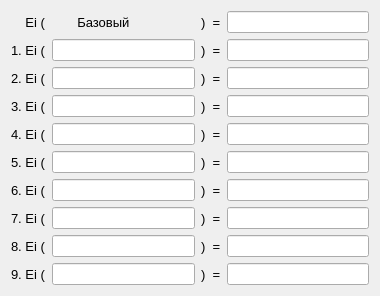
   <widget class="QWidget" name="layoutWidget">
    <property name="geometry">
     <rect>
      <x>920</x>
      <y>160</y>
      <width>380</width>
      <height>278</height>
     </rect>
    </property>
    <layout class="QHBoxLayout" name="horizontalLayout_11">
     <item>
      <layout class="QVBoxLayout" name="verticalLayout_14">
       <item>
        <widget class="QLabel" name="label_94">
         <property name="font">
          <font>
           <pointsize>10</pointsize>
          </font>
         </property>
         <property name="text">
          <string>    Ei (</string>
         </property>
        </widget>
       </item>
       <item>
        <widget class="QLabel" name="label_85">
         <property name="font">
          <font>
           <pointsize>10</pointsize>
          </font>
         </property>
         <property name="text">
          <string>1. Ei (</string>
         </property>
        </widget>
       </item>
       <item>
        <widget class="QLabel" name="label_86">
         <property name="font">
          <font>
           <pointsize>10</pointsize>
          </font>
         </property>
         <property name="text">
          <string>2. Ei (</string>
         </property>
        </widget>
       </item>
       <item>
        <widget class="QLabel" name="label_87">
         <property name="font">
          <font>
           <pointsize>10</pointsize>
          </font>
         </property>
         <property name="text">
          <string>3. Ei (</string>
         </property>
        </widget>
       </item>
       <item>
        <widget class="QLabel" name="label_88">
         <property name="font">
          <font>
           <pointsize>10</pointsize>
          </font>
         </property>
         <property name="text">
          <string>4. Ei (</string>
         </property>
        </widget>
       </item>
       <item>
        <widget class="QLabel" name="label_89">
         <property name="font">
          <font>
           <pointsize>10</pointsize>
          </font>
         </property>
         <property name="text">
          <string>5. Ei (</string>
         </property>
        </widget>
       </item>
       <item>
        <widget class="QLabel" name="label_90">
         <property name="font">
          <font>
           <pointsize>10</pointsize>
          </font>
         </property>
         <property name="text">
          <string>6. Ei (</string>
         </property>
        </widget>
       </item>
       <item>
        <widget class="QLabel" name="label_91">
         <property name="font">
          <font>
           <pointsize>10</pointsize>
          </font>
         </property>
         <property name="text">
          <string>7. Ei (</string>
         </property>
        </widget>
       </item>
       <item>
        <widget class="QLabel" name="label_92">
         <property name="font">
          <font>
           <pointsize>10</pointsize>
          </font>
         </property>
         <property name="text">
          <string>8. Ei (</string>
         </property>
        </widget>
       </item>
       <item>
        <widget class="QLabel" name="label_93">
         <property name="font">
          <font>
           <pointsize>10</pointsize>
          </font>
         </property>
         <property name="text">
          <string>9. Ei (</string>
         </property>
        </widget>
       </item>
      </layout>
     </item>
     <item>
      <layout class="QVBoxLayout" name="verticalLayout_15">
       <item>
        <widget class="QLabel" name="label_141">
         <property name="font">
          <font>
           <pointsize>10</pointsize>
          </font>
         </property>
         <property name="text">
          <string>       Базовый</string>
         </property>
        </widget>
       </item>
       <item>
        <widget class="QLineEdit" name="estimate3_2">
         <property name="readOnly">
          <bool>true</bool>
         </property>
        </widget>
       </item>
       <item>
        <widget class="QLineEdit" name="estimate3_3">
         <property name="readOnly">
          <bool>true</bool>
         </property>
        </widget>
       </item>
       <item>
        <widget class="QLineEdit" name="estimate3_4">
         <property name="readOnly">
          <bool>true</bool>
         </property>
        </widget>
       </item>
       <item>
        <widget class="QLineEdit" name="estimate3_5">
         <property name="readOnly">
          <bool>true</bool>
         </property>
        </widget>
       </item>
       <item>
        <widget class="QLineEdit" name="estimate3_6">
         <property name="readOnly">
          <bool>true</bool>
         </property>
        </widget>
       </item>
       <item>
        <widget class="QLineEdit" name="estimate3_7">
         <property name="readOnly">
          <bool>true</bool>
         </property>
        </widget>
       </item>
       <item>
        <widget class="QLineEdit" name="estimate3_8">
         <property name="readOnly">
          <bool>true</bool>
         </property>
        </widget>
       </item>
       <item>
        <widget class="QLineEdit" name="estimate3_9">
         <property name="readOnly">
          <bool>true</bool>
         </property>
        </widget>
       </item>
       <item>
        <widget class="QLineEdit" name="estimate3_10">
         <property name="readOnly">
          <bool>true</bool>
         </property>
        </widget>
       </item>
      </layout>
     </item>
     <item>
      <layout class="QVBoxLayout" name="verticalLayout_16">
       <item>
        <widget class="QLabel" name="label_95">
         <property name="font">
          <font>
           <pointsize>10</pointsize>
          </font>
         </property>
         <property name="text">
          <string>)  =</string>
         </property>
        </widget>
       </item>
       <item>
        <widget class="QLabel" name="label_96">
         <property name="font">
          <font>
           <pointsize>10</pointsize>
          </font>
         </property>
         <property name="text">
          <string>)  =</string>
         </property>
        </widget>
       </item>
       <item>
        <widget class="QLabel" name="label_97">
         <property name="font">
          <font>
           <pointsize>10</pointsize>
          </font>
         </property>
         <property name="text">
          <string>)  =</string>
         </property>
        </widget>
       </item>
       <item>
        <widget class="QLabel" name="label_98">
         <property name="font">
          <font>
           <pointsize>10</pointsize>
          </font>
         </property>
         <property name="text">
          <string>)  =</string>
         </property>
        </widget>
       </item>
       <item>
        <widget class="QLabel" name="label_99">
         <property name="font">
          <font>
           <pointsize>10</pointsize>
          </font>
         </property>
         <property name="text">
          <string>)  =</string>
         </property>
        </widget>
       </item>
       <item>
        <widget class="QLabel" name="label_100">
         <property name="font">
          <font>
           <pointsize>10</pointsize>
          </font>
         </property>
         <property name="text">
          <string>)  =</string>
         </property>
        </widget>
       </item>
       <item>
        <widget class="QLabel" name="label_101">
         <property name="font">
          <font>
           <pointsize>10</pointsize>
          </font>
         </property>
         <property name="text">
          <string>)  =</string>
         </property>
        </widget>
       </item>
       <item>
        <widget class="QLabel" name="label_102">
         <property name="font">
          <font>
           <pointsize>10</pointsize>
          </font>
         </property>
         <property name="text">
          <string>)  =</string>
         </property>
        </widget>
       </item>
       <item>
        <widget class="QLabel" name="label_103">
         <property name="font">
          <font>
           <pointsize>10</pointsize>
          </font>
         </property>
         <property name="text">
          <string>)  =</string>
         </property>
        </widget>
       </item>
       <item>
        <widget class="QLabel" name="label_104">
         <property name="font">
          <font>
           <pointsize>10</pointsize>
          </font>
         </property>
         <property name="text">
          <string>)  =</string>
         </property>
        </widget>
       </item>
      </layout>
     </item>
     <item>
      <layout class="QVBoxLayout" name="verticalLayout_17">
       <item>
        <widget class="QLineEdit" name="E1"/>
       </item>
       <item>
        <widget class="QLineEdit" name="E2"/>
       </item>
       <item>
        <widget class="QLineEdit" name="E3"/>
       </item>
       <item>
        <widget class="QLineEdit" name="E4"/>
       </item>
       <item>
        <widget class="QLineEdit" name="E5"/>
       </item>
       <item>
        <widget class="QLineEdit" name="E6"/>
       </item>
       <item>
        <widget class="QLineEdit" name="E7"/>
       </item>
       <item>
        <widget class="QLineEdit" name="E8"/>
       </item>
       <item>
        <widget class="QLineEdit" name="E9"/>
       </item>
       <item>
        <widget class="QLineEdit" name="E10"/>
       </item>
      </layout>
     </item>
    </layout>
   </widget>
